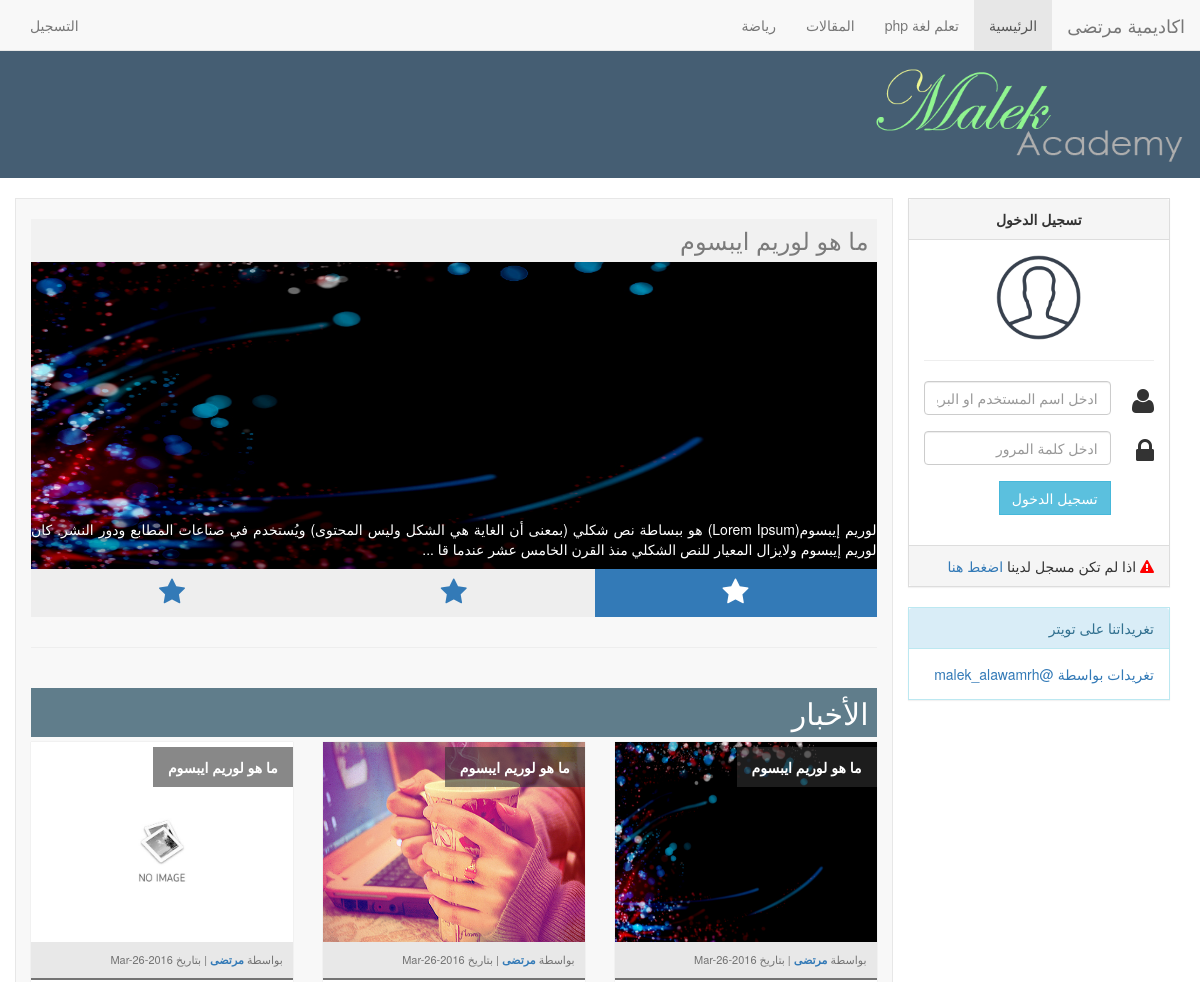
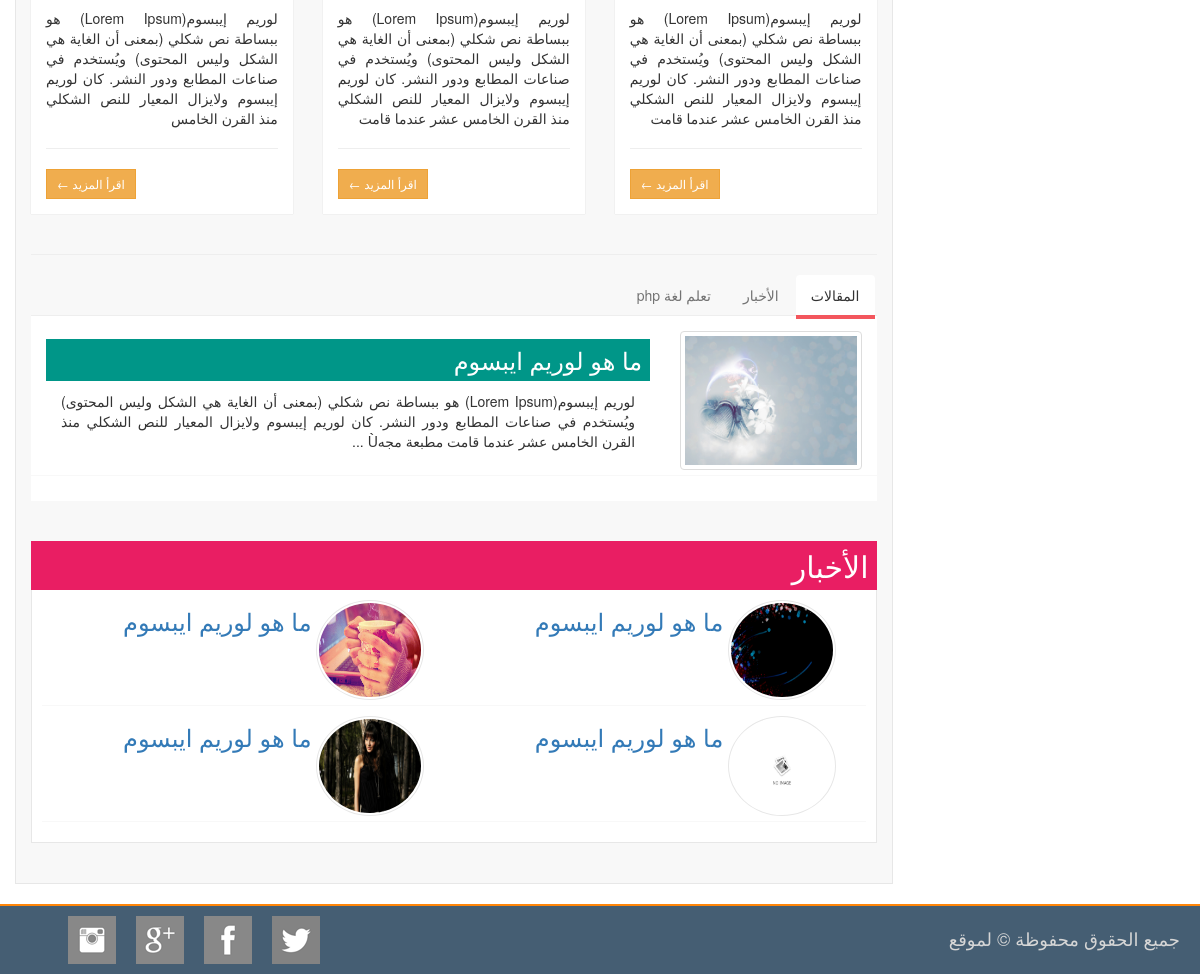
The page / on the database its author committed (2 pictures, top to bottom).
### tables this page shows
CREATE TABLE `setting` (
  `setting_id` int(11) NOT NULL,
  `site_name` text NOT NULL,
  `logo` text NOT NULL,
  `slide` text NOT NULL,
  `slide_value` int(11) NOT NULL,
  `section_a` text NOT NULL,
  `section_a_value` int(11) NOT NULL,
  `section_b` text NOT NULL,
  `section_b_value` int(11) NOT NULL,
  `tab_a` text NOT NULL,
  `tab_a_value` int(11) NOT NULL,
  `tab_b` text NOT NULL,
  `tab_b_value` int(11) NOT NULL,
  `tab_c` text NOT NULL,
  `tab_c_value` int(11) NOT NULL,
  `facebook` text NOT NULL,
  `twitter` text NOT NULL,
  `google` text NOT NULL,
  `instegram` text NOT NULL
);

CREATE TABLE `category` (
  `cate_id` int(11) NOT NULL,
  `category` text NOT NULL
);

CREATE TABLE `posts` (
  `post_id` int(11) NOT NULL,
  `title` text NOT NULL,
  `post` longtext NOT NULL,
  `category` text NOT NULL,
  `image` text NOT NULL,
  `author` text NOT NULL,
  `status` text NOT NULL,
  `post_date` text NOT NULL
);

CREATE TABLE `users` (
  `user_id` int(11) NOT NULL,
  `username` text NOT NULL,
  `email` text NOT NULL,
  `password` text NOT NULL,
  `gender` text NOT NULL,
  `avatar` text NOT NULL,
  `about_user` text NOT NULL,
  `facebook` text NOT NULL,
  `twitter` text NOT NULL,
  `youtube` text NOT NULL,
  `reg_date` text NOT NULL,
  `role` text NOT NULL
);

### index.php (the view, shortened to what this page needs)
<?php
	include_once("include/header.php");
	include_once("include/sidebar.php");
?>
		<article class="col-md-9 col-lg-9 art_bg">
		<div id="myCarousel" class="carousel slide" data-ride="carousel" style="margin-top: 20px; margin-bottom: 30px;">
      <div class="carousel-inner">
      <?php
		$sel_slide = mysqli_query($conn , "SELECT * FROM `posts` WHERE `status` = 'published' AND `category` = '$setting[slide]' ORDER BY `post_id` DESC LIMIT $setting[slide_value]");
		$count_slide = mysqli_num_rows($sel_slide);
		$x = 0;
		while($slide = mysqli_fetch_assoc($sel_slide)){
		?>
		<div class="item <?php echo ($x == 0 ? 'active' : ''); ?>">
          <img src="<?php echo ($slide['image'] == '' ? 'images/no-img.png' : $slide['image']); ?>" width="100%" style="height: 350px;">
		  <h3 class="carousel_h3"><a href="post.php?id=<?php echo $slide['post_id']; ?>"><?php echo $slide['title']; ?></a></h3>
           <div class="carousel-caption">
            <p><?php echo strip_tags(substr($slide['post'],0,350)); ?> ... </p>
          </div>
        </div>
		<?php
		$x++;
		}
	  ?>
      </div>
    	<ul class="nav nav-pills nav-justified sliddd">
		<?php
			for($i=0;$i<$count_slide;$i++){
				echo '<li data-target="#myCarousel" data-slide-to="'.$i.'" '.($i == 0 ? 'class="active"' : '').'><a href="#"><i class="fa fa-star fa-2x"></i></a></li>';
			}
         ?>
        </ul>
    </div>
	<hr />
	<div class="row">
	<h2 class="tit_cat1"><?php echo $setting['section_a'];?></h2>
	<?php
	$section_a = mysqli_query($conn , "SELECT * FROM `posts` p INNER JOIN `users` u ON p.author = u.user_id WHERE `status` = 'published' AND `category` = '$setting[section_a]' ORDER BY `post_id` DESC LIMIT $setting[section_a_value]");
	while($sec = mysqli_fetch_assoc($section_a)){
	?>
        <div class="col-sm-4 col-md-4" style="margin-bottom: 20px">
            <div class="post">
                <div class="post-img-content">
                    <img src="<?php echo ($sec['image'] == '' ? 'images/no-img.png' : $sec['image']);?>" class="img-responsive" style="width: 100%;height: 200px;"/>
                    <span class="post-title"><b><?php echo $sec['title'];?></b>
                </div>
                <div class="content">
                    <div class="author">
                        بواسطة <a href="profile.php?user=<?php echo $sec['user_id'];?>"><b><?php echo $sec['username'];?></b></a> |
                        بتاريخ <time datetime="2014-01-20"><?php echo $sec['post_date'];?></time>
                    </div>
                    <div class="text-justify">
						<?php echo strip_tags(substr($sec['post'],0,355));?>
                    </div>
					<hr />
                    <div class="text-left">
                        <a href="post.php?id=<?php echo $sec['post_id'];?>" class="btn btn-warning btn-sm">اقرأ المزيد &larr;</a>
                    </div>
                </div>
            </div>
        </div>
	<?php
	}
	?>
	</div>
<hr />
			<div class="col-md-12">
			<div class="row">
				<div class="tabbable-panel">
					<div class="tabbable-line">
						<ul class="nav nav-tabs ">
							<li class="active">
								<a href="#tab_default_1" data-toggle="tab">
								<?php echo $setting['tab_a'];?> </a>
							</li>
							<li>
								<a href="#tab_default_2" data-toggle="tab">
								<?php echo $setting['tab_b'];?> </a>
							</li>
							<li>
								<a href="#tab_default_3" data-toggle="tab">
								<?php echo $setting['tab_c'];?> </a>
							</li>
						</ul>
						<div class="tab-content">
							<div class="tab-pane active" id="tab_default_1">
							<?php
						$tab_1 = mysqli_query($conn , "SELECT * FROM `posts` WHERE `status` = 'published' AND `category` = '$setting[tab_a]' ORDER BY `post_id` DESC LIMIT $setting[tab_a_value]");
							while($tab_a = mysqli_fetch_assoc($tab_1)){
							?>
								<div class="bg_tab_topic">
									<div class="col-md-3">
											<img src="<?php echo ($tab_a['image'] == '' ? 'images/no-img.png' : $tab_a['image']);?>" width="100%" class="img-thumbnail" />
										</div>
										<div class="col-md-9">
										<h3 class="col-md-12 text-justify" style="margin-top: 8px;background: #009688;padding: 8px;">
											<a href="post.php?id=<?php echo $tab_a['post_id'];?>" class="a_1"> <?php echo $tab_a['title'];?> </a>
										</h3>
										<p class="col-md-12 text-justify">
											<?php echo strip_tags(substr($tab_a['post'],0,400));?> ...
										</p>
										</div>
									<div class="clearfix"></div>
								</div>
						<?php
							}
						?>
							</div>
						</div>
					</div>
				</div>
			</div>
			</div>
			<div class="col-lg-12">
			<h2 class="tit_cat2"><?php echo $setting['section_b']; ?></h2>
			<div class="row  bg_cat2">
			<?php
			$section_b = mysqli_query($conn , "SELECT * FROM `posts` WHERE `status` = 'published' AND `category` = '$setting[section_b]' ORDER BY `post_id` DESC LIMIT $setting[section_b_value]");
			while($sec2 = mysqli_fetch_assoc($section_b)){
			?>
				<div class="bg_tab_topic col-md-6">
					<div class="col-md-4">
						<img src="<?php echo ($sec2['image'] == '' ? 'images/no-img.png' : $sec2['image']);?>" width="100%" class="circle" />
					</div>
					<div class="col-md-8">
						<h3 class="col-md-12 text-justify" style="margin-right: -30px;margin-top: 8px;">
							<a href="post.php?id=<?php echo $sec2['post_id'];?>"> <?php echo $sec2['title'];?> </a>
						</h3>
					</div>
					<div class="clearfix"></div>
				</div>
			<?php
			}
			?>
				<div class="clearfix"></div>
			</div>
			</div>
		</article>
<?php
	include_once("include/footer.php");
?>

### include/header.php (shortened to what this page needs)
<?php
	include_once("include/config.php");
	include_once("include/function.php");
	$sel_setting = mysqli_query($conn , "SELECT * FROM `setting`");
	$setting = mysqli_fetch_assoc($sel_setting);
?>
<!DOCTYPE html>
<html lang="en">
  <head>
    <link href="css/bootstrap.min.css" rel="stylesheet">
    <link href="css/bootstrap-rtl.min.css" rel="stylesheet">
    <link href="css/font-awesome.min.css" rel="stylesheet">
    <link href="css/style.css" rel="stylesheet">
  </head>
  <body>
<nav class="navbar navbar-default navbar-static-top">
  <div class="container-fluid">
    <div class="navbar-header">
      <a class="navbar-brand" href="index.php"><?php echo $setting['site_name'];?></a>
    </div>
    <div class="collapse navbar-collapse" id="bs-example-navbar-collapse-1">
      <ul class="nav navbar-nav">
        <li class="active"><a href="#">الرئيسية <span class="sr-only">(current)</span></a></li>
		<?php
			$sql = mysqli_query($conn, "SELECT * FROM `category`");
			while($cate = mysqli_fetch_assoc($sql)){
				echo '<li><a href="category.php?cate='.$cate['category'].'">'.$cate['category'].'</a></li>';
			}
		?>
      </ul>
	  <?php
	  if(isset($_SESSION['id'])){
	?>
      <ul class="nav navbar-nav navbar-left">
        <li class="dropdown">
          <a href="#" class="dropdown-toggle" data-toggle="dropdown" role="button" aria-haspopup="true" aria-expanded="false">الإعدادات <span class="caret"></span></a>
          <ul class="dropdown-menu">
            <li><a href="#">الصفحة الشخصية</a></li>
            <li role="separator" class="divider"></li>
			<?php
			if($_SESSION['role'] == 'admin'){
            echo '<li><a href="admin-cp/index.php">لوحة التحكم</a></li>';
			}
			?>
            <li><a href="logout.php?id=<?php echo $_SESSION['id']; ?>">تسجيل الخروج</a></li>
          </ul>
        </li>
      </ul>
	<?php
	 }else{
		?>
		<ul class="nav navbar-nav navbar-left">
			<li><a href="#">التسجيل</a></li>
		</ul>
	<?php
	 }
	 ?>
    </div>
  </div>
</nav>
<section id="logo">
	<img src="<?php echo $setting['logo'];?>" width="320px" />
</section>
<section class="container-fluid" style="margin-top: 20px;">

### css/style.css (style rules this page uses)
.carousel-caption { position: absolute; bottom: 0px; z-index: 10; left: 0px; padding: 0px; color: #fff; text-shadow: 0 1px 2px rgba(0,0,0,.6); right: 0px; text-align: justify; background: rgba(0, 0, 0, 0.28); }
.carousel_h3 { position: absolute; top: -20px; width: 100%; background: #F1F1F1; padding: 8px; color: #7B7B7B; text-shadow: 0px 0px 1px #fff; }
.carousel_h3 a { color: #7B7B7B; }
.navbar { margin-bottom: 0px; }
#logo { background: #455E73; padding: 10px; }
.art_bg { background: #F8F8F8; border: solid 1px #E7E7E7; }
.btn { border-radius: 0px; }
#myCarousel .nav { background:#eee; }
#myCarousel .nav a { border-radius:0px; }
#myCarousel .nav-pills>li { float: none; }
.tabbable-panel { margin-bottom: 20px; }
.tabbable-line > .nav-tabs { border: none; margin: 0px; }
.tabbable-line > .nav-tabs > li { margin-right: 2px; }
.tabbable-line > .nav-tabs > li > a { border: 0; margin-right: 0; color: #737373; }
.tabbable-line > .nav-tabs > li.active { border-bottom: 4px solid #f3565d; position: relative; }
.tabbable-line > .nav-tabs > li.active > a { border: 0; color: #333333; }
.tabbable-line > .tab-content { margin-top: -3px; background-color: #fff; border: 0; border-top: 1px solid #eee; padding: 15px 0; }
.circle { height: 100px; width: 108px; padding: 2px; border-radius: 50%; border: solid 1px #E7E7E7; }
.post { background-color: #FFF; overflow: hidden; box-shadow: 0 0 1px #CCC; }
.post .content { padding: 15px; }
.post .author { font-size: 11px; color: #737373; padding: 10px 10px 10px 10px; text-align: right; background: #E8E8E8; margin-left: -15px; margin-right: -15px; margin-bottom: 10px; border-bottom: 2px solid; }
.post .post-img-content { height: 185px; position: relative; }
.post .post-img-content img { position: absolute; }
.post .post-title { display: table-cell; vertical-align: bottom; z-index: 2; position: relative; }
.post .post-title b { background-color: rgba(51, 51, 51, 0.58); display: inline-block; margin-bottom: 5px; color: #FFF; padding: 10px 15px; margin-top: 5px; }
.tit_cat1 { padding: 8px; background: #607D8B; margin-bottom: 5px; margin-right: 15px; margin-left: 15px; color: #fff; }
.bg_cat2 { background: #fff; padding: 10px; margin-bottom: 40px; border: solid 1px #E7E7E7; border-top: 0px; }
.bg_tab_topic { margin-bottom: 10px; padding-bottom: 5px; border-bottom: 1px solid #F8F8F8; }
.tit_cat2 { margin-right: -15px; margin-left: -15px; background: #E91E63; margin-bottom: 0px; padding: 8px; color: #fff; }
.a_1 { color: #fff; text-decoration: none; }

### rows shown on the page
setting: site_name "اكاديمية مرتضى", logo (picture), section_a "الأخبار", tab_a "المقالات", tab_b "الأخبار", tab_c "تعلم لغة php", section_b "الأخبار"
category: category "تعلم لغة php"
category: category "المقالات"
category: category "رياضة"
posts: image (picture), title "ما هو لوريم ايبسوم", post "لوريم إيبسوم(Lorem Ipsum) هو ببساطة نص شكلي (بمعنى أن الغاية هي الشكل وليس المحتوى) ويُستخدم في صناعات المطابع ودور النشر. كان لوريم إيبسوم ولايزال المعيار للنص الشكلي منذ القرن الخامس عشر عندما قا", users.username "مرتضى", post_date "2016-Mar-26", post "لوريم إيبسوم(Lorem Ipsum) هو ببساطة نص شكلي (بمعنى أن الغاية هي الشكل وليس المحتوى) ويُستخدم في صناعات المطابع ودور النشر. كان لوريم إيبسوم ولايزال المعيار للنص الشكلي منذ القرن الخامس عشر عندما قامت"
posts: image (picture), title "ما هو لوريم ايبسوم", users.username "مرتضى", post_date "2016-Mar-26", post "لوريم إيبسوم(Lorem Ipsum) هو ببساطة نص شكلي (بمعنى أن الغاية هي الشكل وليس المحتوى) ويُستخدم في صناعات المطابع ودور النشر. كان لوريم إيبسوم ولايزال المعيار للنص الشكلي منذ القرن الخامس عشر عندما قامت"
posts: title "ما هو لوريم ايبسوم", users.username "مرتضى", post_date "2016-Mar-26", post "لوريم إيبسوم(Lorem Ipsum) هو ببساطة نص شكلي (بمعنى أن الغاية هي الشكل وليس المحتوى) ويُستخدم في صناعات المطابع ودور النشر. كان لوريم إيبسوم ولايزال المعيار للنص الشكلي منذ القرن الخامس"
posts: image (picture), title "ما هو لوريم ايبسوم", post "لوريم إيبسوم(Lorem Ipsum) هو ببساطة نص شكلي (بمعنى أن الغاية هي الشكل وليس المحتوى) ويُستخدم في صناعات المطابع ودور النشر. كان لوريم إيبسوم ولايزال المعيار للنص الشكلي منذ القرن الخامس عشر عندما قامت مطبعة مجهÙ"
posts: image (picture), title "ما هو لوريم ايبسوم"
